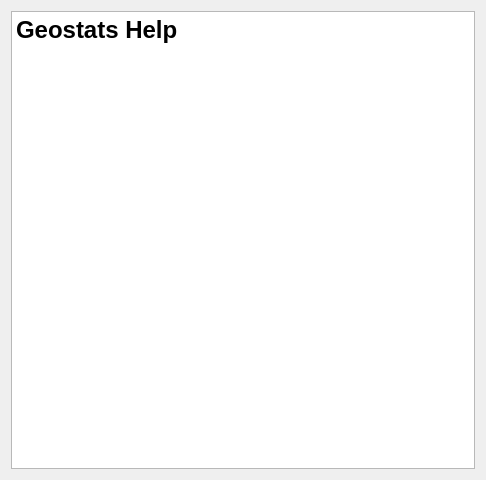
<?xml version="1.0" encoding="UTF-8"?>
<ui version="4.0">
 <comment>Python:##############################################################################
Python:# geostatshelp.py
Python:# Part of PAth Search Tool bAsed on Flexible Atomistic Reaction Image ANalysis
Python:# (c) 2005-2008 by Jan M. Knaup , Knaup@bccms.uni-bremen.de
Python:# all rights reserved
Python:##############################################################################
Python:# Licensed under the Non-Profit Open Software License version 3.0
Python:# see file LICENSE for details.
Python:##############################################################################
</comment>
 <class>GeostatsHelp</class>
 <widget class="QDialog" name="GeostatsHelp">
  <property name="geometry">
   <rect>
    <x>0</x>
    <y>0</y>
    <width>486</width>
    <height>480</height>
   </rect>
  </property>
  <property name="windowTitle">
   <string>Geostats Help</string>
  </property>
  <property name="windowIcon">
   <iconset resource="gsresources.qrc">
    <normaloff>:/images/images/GSLogoHelp.svg</normaloff>:/images/images/GSLogoHelp.svg</iconset>
  </property>
  <property name="windowIconText">
   <string>Help on Geostats</string>
  </property>
  <property name="toolTip">
   <string>Help on geostats.py</string>
  </property>
  <property name="whatsThis">
   <string>Help on geostats.py</string>
  </property>
  <layout class="QHBoxLayout">
   <item>
    <layout class="QVBoxLayout" name="verticalLayout">
     <item>
      <widget class="QTextBrowser" name="textBrowser">
       <property name="documentTitle">
        <string>Geostats Help</string>
       </property>
       <property name="html">
        <string>&lt;!DOCTYPE HTML PUBLIC &quot;-//W3C//DTD HTML 4.0//EN&quot; &quot;http://www.w3.org/TR/REC-html40/strict.dtd&quot;&gt;
&lt;html&gt;&lt;head&gt;&lt;meta name=&quot;qrichtext&quot; content=&quot;1&quot; /&gt;&lt;title&gt;Geostats Help&lt;/title&gt;&lt;style type=&quot;text/css&quot;&gt;
p, li { white-space: pre-wrap; }
&lt;/style&gt;&lt;/head&gt;&lt;body style=&quot; font-family:'Sans'; font-size:10pt; font-weight:400; font-style:normal;&quot;&gt;
&lt;p style=&quot; margin-top:18px; margin-bottom:12px; margin-left:0px; margin-right:0px; -qt-block-indent:0; text-indent:0px;&quot;&gt;&lt;span style=&quot; font-size:xx-large; font-weight:600;&quot;&gt;Geostats Help&lt;/span&gt;&lt;/p&gt;
&lt;p style=&quot; margin-top:0px; margin-bottom:0px; margin-left:0px; margin-right:0px; -qt-block-indent:0; text-indent:0px;&quot;&gt;&lt;img src=&quot;:/images/images/GSLogo.svg&quot; /&gt;&lt;/p&gt;&lt;/body&gt;&lt;/html&gt;</string>
       </property>
      </widget>
     </item>
    </layout>
   </item>
  </layout>
 </widget>
 <layoutdefault spacing="6" margin="11"/>
 <resources>
  <include location="gsresources.qrc"/>
 </resources>
 <connections/>
</ui>
